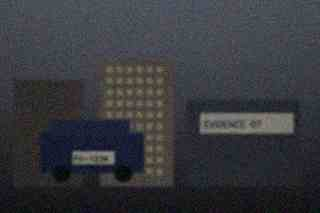
#> input picture samples/sample_cctv.jpg, 320 x 213 px
$ python -i noise.py   (imports and definitions only)   (older library calls are emulated)
#> lines starting #> are read from the running program, lines starting #| are printed output that depends on the picture; after the words box and inside, x2 and y2 are one past the last pixel; in counts of white or black regions, pixels touching at a corner belong together
### analysis/base.py
"""Shared types and helpers for the degradation analyzers.

Every analyzer returns a :class:`MetricResult` carrying both a normalised
severity score *and* the raw measurements it was derived from. The raw values
are what an examiner needs in order to challenge or reproduce a finding; the
normalised score exists only to drive the UI and the pipeline recommender.
"""

from __future__ import annotations

import math
from dataclasses import dataclass, field
from typing import Any, Dict, List, Optional

import cv2
import numpy as np

__all__ = [
    "MetricResult",
    "clamp01",
    "linear_map",
    "log_map",
    "to_gray",
    "downsample_for_analysis",
    "ANALYZER_VERSION",
]

#: Bumped whenever a scoring formula changes, so stored results stay comparable.
ANALYZER_VERSION: str = "1.0.0"

#: Longest edge used for analysis; larger images are area-averaged down. This
#: keeps measurements stable across resolutions and bounds run time.
ANALYSIS_MAX_EDGE: int = 1600


@dataclass
class MetricResult:
    """One degradation indicator.

    Attributes:
        key: Canonical metric key, see :class:`app.constants.DegradationKey`.
        label: Human readable name.
        score: Normalised severity in ``[0, 1]``; higher means more degraded.
        method: Short description of the estimator used.
        measurements: Raw numeric outputs keyed by name.
        notes: Free-text observations shown in the detail dialog.
        reference: Literature reference for the estimator, when applicable.
    """

    key: str
    label: str
    score: float
    method: str = ""
    measurements: Dict[str, Any] = field(default_factory=dict)
    notes: List[str] = field(default_factory=list)
    reference: str = ""

    def __post_init__(self) -> None:
        self.score = clamp01(self.score)

    # [61 lines left out: functions percent, severity, to_dict, detail_text, not called in this run]


def clamp01(value: float) -> float:
    """Clamp ``value`` into ``[0, 1]``, mapping NaN to 0."""
    try:
        number = float(value)
    except (TypeError, ValueError):
        return 0.0
    if math.isnan(number):
        return 0.0
    return max(0.0, min(1.0, number))


def linear_map(value: float, low: float, high: float, invert: bool = False) -> float:
    """Map ``value`` from ``[low, high]`` onto ``[0, 1]``.

    Args:
        value: Raw measurement.
        low: Measurement that maps to 0 (or 1 when ``invert``).
        high: Measurement that maps to 1 (or 0 when ``invert``).
        invert: Reverse the mapping direction.
    """
    if high == low:
        return 0.0
    ratio = (float(value) - low) / (high - low)
    ratio = clamp01(ratio)
    return 1.0 - ratio if invert else ratio


# [7 lines left out: function log_map, not called in this run]


def to_gray(image: np.ndarray) -> np.ndarray:
    """Return an ``HxW`` ``float32`` luminance plane in ``[0, 1]``.

    Accepts ``uint8``/``uint16``/float arrays with 1, 3 or 4 channels.
    """
    array = image
    if array.dtype == np.uint8:
        array = array.astype(np.float32) / 255.0
    elif array.dtype == np.uint16:
        array = array.astype(np.float32) / 65535.0
    else:
        array = array.astype(np.float32)
        if array.max(initial=0.0) > 1.5:
            array = array / 255.0

    if array.ndim == 2:
        return np.clip(array, 0.0, 1.0)
    if array.shape[2] >= 3:
        rgb = np.ascontiguousarray(array[..., :3])
        return np.clip(cv2.cvtColor(rgb, cv2.COLOR_RGB2GRAY), 0.0, 1.0)
    return np.clip(array[..., 0], 0.0, 1.0)


def downsample_for_analysis(
    image: np.ndarray, max_edge: int = ANALYSIS_MAX_EDGE
) -> np.ndarray:
    """Area-average ``image`` down so its longest edge is ``max_edge``.

    Analysis on very large frames is both slow and biased: block and noise
    statistics change with sampling density. Downsampling to a fixed working
    size makes scores comparable between a 640x480 CCTV frame and a 45 MP
    scan, and the raw measurements record the working size used.
    """
    height, width = image.shape[:2]
    longest = max(height, width)
    if longest <= max_edge:
        return image
    scale = max_edge / float(longest)
    size = (max(1, int(round(width * scale))), max(1, int(round(height * scale))))
    return cv2.resize(image, size, interpolation=cv2.INTER_AREA)

### analysis/noise.py
"""Noise estimation (luminance and chroma).

Two independent estimators are used:

* **Immerkaer's fast estimator** - convolution with a 3x3 Laplacian-of-Laplacian
  mask whose response to a smooth signal is zero, so the mean absolute response
  is proportional to the noise standard deviation.
* **Wavelet MAD** - the median absolute deviation of the finest diagonal detail
  band, a standard robust sigma estimator that is insensitive to edges.

Chroma noise is measured separately in YCrCb because sensor and codec noise is
frequently far stronger in the chroma planes, and the appropriate remedy
differs.
"""

from __future__ import annotations

import logging
from typing import Tuple

import cv2
import numpy as np

from analysis.base import (
    MetricResult,
    clamp01,
    downsample_for_analysis,
    linear_map,
    to_gray,
)
from app.constants import DegradationKey

logger = logging.getLogger(__name__)

__all__ = ["analyze_noise", "estimate_sigma_immerkaer", "estimate_sigma_mad"]

#: Immerkaer's mask: zero response to first- and second-order polynomials.
_IMMERKAER_MASK = np.array(
    [[1.0, -2.0, 1.0], [-2.0, 4.0, -2.0], [1.0, -2.0, 1.0]], dtype=np.float32
)


# [141 lines left out: functions estimate_sigma_immerkaer, estimate_sigma_mad, _edge_free_mask, analyze_noise, not called in this run]

>>> import cv2
>>> picture = cv2.cvtColor(cv2.imread('../samples/sample_cctv.jpg'), cv2.COLOR_BGR2RGB)
>>> result = analyze_noise(picture)
#> in estimate_sigma_immerkaer, `interior = response[1:-1, 1:-1]`:
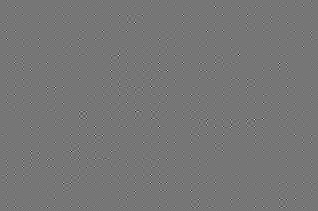
#> interior: shape (211, 318) float32; min -0.263, max 0.302, mean -7.65e-11; drawn with min black and max white
#> in analyze_noise, `sigma_immerkaer = estimate_sigma_immerkaer(gray)`: sigma_immerkaer = 0.00204
#> in estimate_sigma_mad, `diagonal = (even_rows - odd_rows - even_cols + odd_cols) / 2.0`:
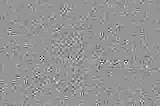
#> diagonal: shape (106, 160) float32; min -0.0277, max 0.0196, mean -1.18e-05; drawn with min black and max white
#> in estimate_sigma_mad, `median_abs = float(np.median(np.abs(diagonal)))`: median_abs = 1.49e-08
#> in analyze_noise, `sigma_mad = estimate_sigma_mad(gray)`: sigma_mad = 2.21e-08
#> in _edge_free_mask, `gradient = cv2.GaussianBlur(gradient, (0, 0), 2.0)`:
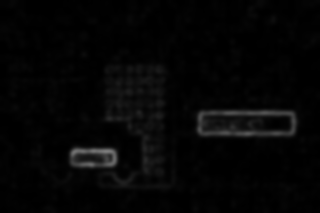
#> gradient: shape (213, 320) float32; min 1.65e-07, max 0.49, mean 0.0225
#> in _edge_free_mask, `threshold = float(np.percentile(gradient, 35.0))`: threshold = 0.00631
#> in _edge_free_mask, `return gradient <= max(threshold, 1e-8)`:
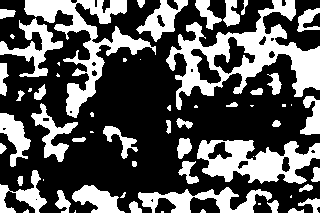
#> returned value: shape (213, 320) bool; 35% white; 62 white regions (22 under 20 px), largest, box (x1, y1, x2, y2) and area: (166, 0, 320, 110) 5544, (24, 0, 156, 118) 3841, (197, 140, 320, 184) 3133
#> in analyze_noise, `flat_fraction = float(flat_mask.mean()) if flat_mask.size else 0.0`: flat_fraction = 0.35
#> in analyze_noise, `sigma_flat = float(np.std(flat_values - np.mean(flat_values)))`: sigma_flat = 0.0804
#> in analyze_noise, `sigma_luma = float(np.median([sigma_immerkaer, sigma_mad]))`: sigma_luma = 0.00102
#> in analyze_noise, `ycrcb = cv2.cvtColor(rgb_float, cv2.COLOR_RGB2YCrCb)`: ycrcb: shape (213, 320, 3) float32; mean of channels 0, 1, 2 0.223, 0.496, 0.51
#> in estimate_sigma_immerkaer (call 2), `interior = response[1:-1, 1:-1]`:
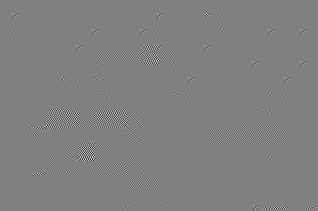
#> interior: shape (211, 318) float32; min -0.0203, max 0.02, mean -3.47e-10; drawn with min black and max white
#> in analyze_noise, `sigma_cr = estimate_sigma_immerkaer(np.ascontiguousarray(ycrcb[..., 1]))`: sigma_cr = 0.000123
#> in estimate_sigma_immerkaer (call 3), `response = cv2.filter2D(plane, cv2.CV_32F, _IMMERKAER_MASK)`:
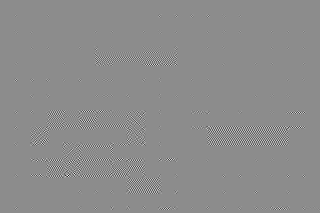
#> response: shape (213, 320) float32; min -0.0313, max 0.0255, mean 4.42e-10; drawn with min black and max white
#> in estimate_sigma_immerkaer (call 3), `interior = response[1:-1, 1:-1]`:
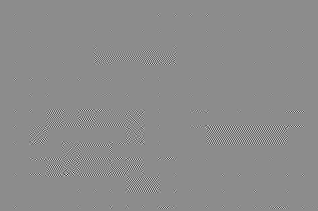
#> interior: shape (211, 318) float32; min -0.0313, max 0.0255, mean 4.54e-10; drawn with min black and max white
#> in analyze_noise, `sigma_cb = estimate_sigma_immerkaer(np.ascontiguousarray(ycrcb[..., 2]))`: sigma_cb = 0.000184
#> in linear_map, `ratio = (float(value) - low) / (high - low)`: ratio = -0.0419
#> in linear_map, `ratio = clamp01(ratio)`: ratio = 0
